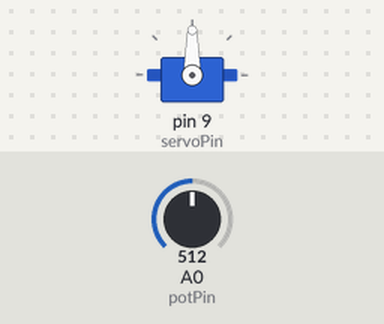
Recording of a sketch running on a simulated Arduino Uno, built with avr-gcc and run on an emulated ATmega328P. Parts: servo. Inputs (shaded band) come from the test bench; at power-on: A0 (potPin) = 512.

Above: at 1.2 s.
1.3 s: A0 (potPin) set to 716
At 2.4 s:
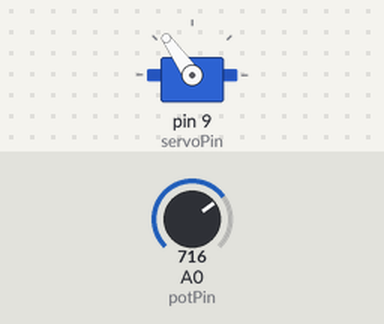
2.8 s: A0 (potPin) set to 900
At 3.3 s:
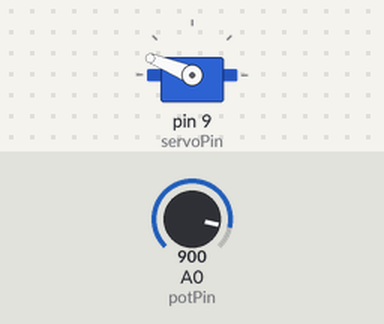
4.3 s: A0 (potPin) set to 1023
At 5.5 s:
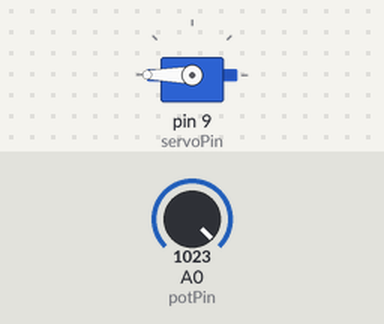
5.8 s: A0 (potPin) set to 306
At 7.0 s:
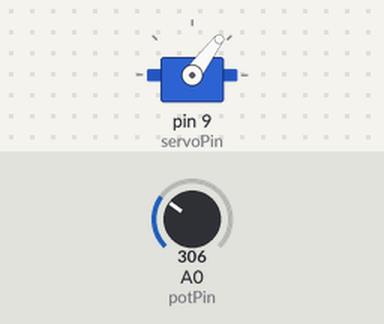
7.3 s: A0 (potPin) set to 122
At 7.9 s:
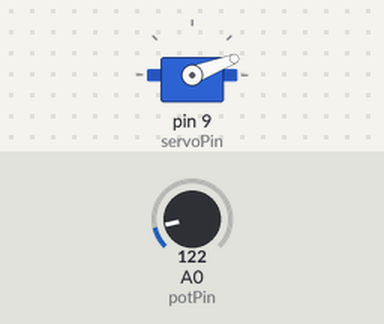
Timing chart, 0 to 9.8 s (numbered marks = the images above; inputs shaded):
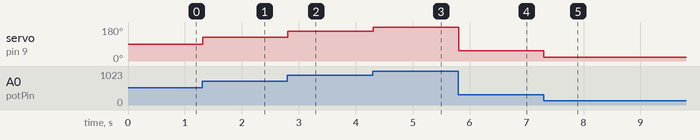

Measured:
- after the input at 1.3 s, servo on pin 9 (servoPin): 90° → 125° at once
- after the input at 2.8 s, servo on pin 9 (servoPin): 125° → 158° at once
- after the input at 4.3 s, servo on pin 9 (servoPin): 158° → 180° at once
- after the input at 5.8 s, servo on pin 9 (servoPin): 180° → 53° at once
- after the input at 7.3 s, servo on pin 9 (servoPin): 53° → 21° at once

The sketch:

analog_servo.ino
```cpp
#include <Servo.h>  // 서보모터 라이브러리 포함

Servo myServo;      // 서보 객체 생성
const int potPin = A0;  // 가변저항 입력 핀
const int servoPin = 9; // 서보모터 제어 핀

void setup() {
  myServo.attach(servoPin);  // 서보모터를 9번 핀에 연결
}

void loop() {
  int potValue = analogRead(potPin);    // 0~1023 범위의 값 읽기
  int angle = map(potValue, 0, 1023, 0, 180); // 0~180도로 변환
  myServo.write(angle);  // 서보모터 회전
  delay(10);  // 빠른 변화를 방지하기 위한 약간의 지연
}
```
